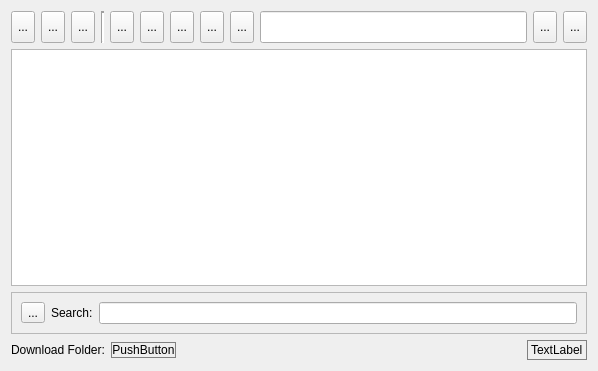
<?xml version="1.0" encoding="UTF-8"?>
<ui version="4.0">
 <class>filebrowser</class>
 <widget class="QWidget" name="filebrowser">
  <property name="geometry">
   <rect>
    <x>0</x>
    <y>0</y>
    <width>598</width>
    <height>371</height>
   </rect>
  </property>
  <property name="windowTitle">
   <string>Dialog</string>
  </property>
  <layout class="QVBoxLayout" name="verticalLayout_3">
   <item>
    <layout class="QHBoxLayout" name="horizontalLayout_4">
     <item>
      <widget class="QToolButton" name="upButton">
       <property name="minimumSize">
        <size>
         <width>0</width>
         <height>32</height>
        </size>
       </property>
       <property name="maximumSize">
        <size>
         <width>16777215</width>
         <height>32</height>
        </size>
       </property>
       <property name="text">
        <string notr="true">...</string>
       </property>
       <property name="iconSize">
        <size>
         <width>24</width>
         <height>24</height>
        </size>
       </property>
       <property name="pytsonicon" stdset="0">
        <string notr="true">FILE_UP</string>
       </property>
      </widget>
     </item>
     <item>
      <widget class="QToolButton" name="homeButton">
       <property name="minimumSize">
        <size>
         <width>0</width>
         <height>32</height>
        </size>
       </property>
       <property name="maximumSize">
        <size>
         <width>16777215</width>
         <height>32</height>
        </size>
       </property>
       <property name="text">
        <string notr="true">...</string>
       </property>
       <property name="iconSize">
        <size>
         <width>24</width>
         <height>24</height>
        </size>
       </property>
       <property name="pytsonicon" stdset="0">
        <string notr="true">FILE_HOME</string>
       </property>
      </widget>
     </item>
     <item>
      <widget class="QToolButton" name="refreshButton">
       <property name="minimumSize">
        <size>
         <width>0</width>
         <height>32</height>
        </size>
       </property>
       <property name="maximumSize">
        <size>
         <width>16777215</width>
         <height>32</height>
        </size>
       </property>
       <property name="text">
        <string notr="true">...</string>
       </property>
       <property name="iconSize">
        <size>
         <width>24</width>
         <height>24</height>
        </size>
       </property>
       <property name="pytsonicon" stdset="0">
        <string notr="true">FILE_REFRESH</string>
       </property>
      </widget>
     </item>
     <item>
      <widget class="Line" name="line">
       <property name="minimumSize">
        <size>
         <width>0</width>
         <height>32</height>
        </size>
       </property>
       <property name="maximumSize">
        <size>
         <width>16777215</width>
         <height>32</height>
        </size>
       </property>
       <property name="frameShadow">
        <enum>QFrame::Sunken</enum>
       </property>
       <property name="lineWidth">
        <number>2</number>
       </property>
       <property name="orientation">
        <enum>Qt::Vertical</enum>
       </property>
      </widget>
     </item>
     <item>
      <widget class="QToolButton" name="uploadButton">
       <property name="minimumSize">
        <size>
         <width>0</width>
         <height>32</height>
        </size>
       </property>
       <property name="maximumSize">
        <size>
         <width>16777215</width>
         <height>32</height>
        </size>
       </property>
       <property name="text">
        <string notr="true">...</string>
       </property>
       <property name="iconSize">
        <size>
         <width>24</width>
         <height>24</height>
        </size>
       </property>
       <property name="pytsonicon" stdset="0">
        <string notr="true">UPLOAD</string>
       </property>
      </widget>
     </item>
     <item>
      <widget class="QToolButton" name="downloadButton">
       <property name="minimumSize">
        <size>
         <width>0</width>
         <height>32</height>
        </size>
       </property>
       <property name="maximumSize">
        <size>
         <width>16777215</width>
         <height>32</height>
        </size>
       </property>
       <property name="text">
        <string notr="true">...</string>
       </property>
       <property name="iconSize">
        <size>
         <width>24</width>
         <height>24</height>
        </size>
       </property>
       <property name="pytsonicon" stdset="0">
        <string notr="true">DOWNLOAD</string>
       </property>
      </widget>
     </item>
     <item>
      <widget class="QToolButton" name="directoryButton">
       <property name="minimumSize">
        <size>
         <width>0</width>
         <height>32</height>
        </size>
       </property>
       <property name="maximumSize">
        <size>
         <width>16777215</width>
         <height>32</height>
        </size>
       </property>
       <property name="text">
        <string notr="true">...</string>
       </property>
       <property name="icon">
        <iconset theme="folder-new">
         <normaloff>.</normaloff>.</iconset>
       </property>
       <property name="iconSize">
        <size>
         <width>24</width>
         <height>24</height>
        </size>
       </property>
      </widget>
     </item>
     <item>
      <widget class="QToolButton" name="deleteButton">
       <property name="minimumSize">
        <size>
         <width>0</width>
         <height>32</height>
        </size>
       </property>
       <property name="maximumSize">
        <size>
         <width>16777215</width>
         <height>32</height>
        </size>
       </property>
       <property name="text">
        <string notr="true">...</string>
       </property>
       <property name="iconSize">
        <size>
         <width>24</width>
         <height>24</height>
        </size>
       </property>
       <property name="pytsonicon" stdset="0">
        <string notr="true">DELETE</string>
       </property>
      </widget>
     </item>
     <item>
      <widget class="QToolButton" name="filterButton">
       <property name="minimumSize">
        <size>
         <width>0</width>
         <height>32</height>
        </size>
       </property>
       <property name="maximumSize">
        <size>
         <width>16777215</width>
         <height>32</height>
        </size>
       </property>
       <property name="text">
        <string notr="true">...</string>
       </property>
       <property name="iconSize">
        <size>
         <width>24</width>
         <height>24</height>
        </size>
       </property>
       <property name="pytsonicon" stdset="0">
        <string notr="true">FIND</string>
       </property>
      </widget>
     </item>
     <item>
      <widget class="QLineEdit" name="pathEdit">
       <property name="minimumSize">
        <size>
         <width>90</width>
         <height>32</height>
        </size>
       </property>
       <property name="maximumSize">
        <size>
         <width>16777215</width>
         <height>32</height>
        </size>
       </property>
       <property name="text">
        <string notr="true"/>
       </property>
      </widget>
     </item>
     <item>
      <widget class="QWidget" name="widget" native="true">
       <property name="minimumSize">
        <size>
         <width>0</width>
         <height>32</height>
        </size>
       </property>
       <layout class="QHBoxLayout" name="horizontalLayout_2">
        <property name="leftMargin">
         <number>0</number>
        </property>
        <property name="topMargin">
         <number>0</number>
        </property>
        <property name="rightMargin">
         <number>0</number>
        </property>
        <property name="bottomMargin">
         <number>0</number>
        </property>
        <item>
         <widget class="QToolButton" name="iconButton">
          <property name="minimumSize">
           <size>
            <width>0</width>
            <height>32</height>
           </size>
          </property>
          <property name="maximumSize">
           <size>
            <width>16777215</width>
            <height>32</height>
           </size>
          </property>
          <property name="text">
           <string notr="true">...</string>
          </property>
          <property name="iconSize">
           <size>
            <width>24</width>
            <height>24</height>
           </size>
          </property>
          <property name="checkable">
           <bool>true</bool>
          </property>
          <property name="autoExclusive">
           <bool>true</bool>
          </property>
          <property name="pytsonicon" stdset="0">
           <string notr="true">ICONSVIEW</string>
          </property>
         </widget>
        </item>
        <item>
         <widget class="QToolButton" name="detailedButton">
          <property name="minimumSize">
           <size>
            <width>0</width>
            <height>32</height>
           </size>
          </property>
          <property name="maximumSize">
           <size>
            <width>16777215</width>
            <height>32</height>
           </size>
          </property>
          <property name="text">
           <string notr="true">...</string>
          </property>
          <property name="iconSize">
           <size>
            <width>24</width>
            <height>24</height>
           </size>
          </property>
          <property name="checkable">
           <bool>true</bool>
          </property>
          <property name="autoExclusive">
           <bool>true</bool>
          </property>
          <property name="pytsonicon" stdset="0">
           <string notr="true">LISTVIEW</string>
          </property>
         </widget>
        </item>
       </layout>
      </widget>
     </item>
    </layout>
   </item>
   <item>
    <widget class="QStackedWidget" name="stack">
     <property name="currentIndex">
      <number>0</number>
     </property>
     <widget class="QWidget" name="listPage">
      <layout class="QVBoxLayout" name="verticalLayout_2">
       <property name="leftMargin">
        <number>0</number>
       </property>
       <property name="topMargin">
        <number>0</number>
       </property>
       <property name="rightMargin">
        <number>0</number>
       </property>
       <property name="bottomMargin">
        <number>0</number>
       </property>
       <item>
        <widget class="QListView" name="list">
         <property name="contextMenuPolicy">
          <enum>Qt::CustomContextMenu</enum>
         </property>
         <property name="selectionMode">
          <enum>QAbstractItemView::ExtendedSelection</enum>
         </property>
         <property name="resizeMode">
          <enum>QListView::Adjust</enum>
         </property>
         <property name="viewMode">
          <enum>QListView::IconMode</enum>
         </property>
         <property name="uniformItemSizes">
          <bool>true</bool>
         </property>
         <property name="wordWrap">
          <bool>false</bool>
         </property>
        </widget>
       </item>
      </layout>
     </widget>
     <widget class="QWidget" name="tablePage">
      <layout class="QVBoxLayout" name="verticalLayout">
       <property name="leftMargin">
        <number>0</number>
       </property>
       <property name="topMargin">
        <number>0</number>
       </property>
       <property name="rightMargin">
        <number>0</number>
       </property>
       <property name="bottomMargin">
        <number>0</number>
       </property>
       <item>
        <widget class="QTableView" name="table">
         <property name="contextMenuPolicy">
          <enum>Qt::CustomContextMenu</enum>
         </property>
         <property name="selectionBehavior">
          <enum>QAbstractItemView::SelectRows</enum>
         </property>
         <property name="showGrid">
          <bool>false</bool>
         </property>
         <property name="sortingEnabled">
          <bool>true</bool>
         </property>
         <attribute name="horizontalHeaderShowSortIndicator" stdset="0">
          <bool>true</bool>
         </attribute>
         <attribute name="verticalHeaderVisible">
          <bool>false</bool>
         </attribute>
        </widget>
       </item>
      </layout>
     </widget>
    </widget>
   </item>
   <item>
    <widget class="QFrame" name="filterFrame">
     <property name="frameShape">
      <enum>QFrame::StyledPanel</enum>
     </property>
     <property name="frameShadow">
      <enum>QFrame::Raised</enum>
     </property>
     <layout class="QHBoxLayout" name="horizontalLayout_3">
      <item>
       <widget class="QToolButton" name="clearButton">
        <property name="text">
         <string>...</string>
        </property>
        <property name="pytsonicon" stdset="0">
         <string notr="true">FILTER_CLEAR</string>
        </property>
       </widget>
      </item>
      <item>
       <widget class="QLabel" name="label_2">
        <property name="text">
         <string>Search:</string>
        </property>
       </widget>
      </item>
      <item>
       <widget class="QLineEdit" name="filterEdit"/>
      </item>
     </layout>
    </widget>
   </item>
   <item>
    <layout class="QHBoxLayout" name="horizontalLayout">
     <item>
      <widget class="QLabel" name="downloaddirLabel">
       <property name="text">
        <string>Download Folder:</string>
       </property>
      </widget>
     </item>
     <item>
      <widget class="QPushButton" name="downloaddirButton">
       <property name="cursor">
        <cursorShape>PointingHandCursor</cursorShape>
       </property>
       <property name="styleSheet">
        <string notr="true">border: 1px solid grey;</string>
       </property>
       <property name="text">
        <string notr="true">PushButton</string>
       </property>
       <property name="autoDefault">
        <bool>false</bool>
       </property>
       <property name="flat">
        <bool>true</bool>
       </property>
      </widget>
     </item>
     <item>
      <spacer name="horizontalSpacer">
       <property name="orientation">
        <enum>Qt::Horizontal</enum>
       </property>
       <property name="sizeHint" stdset="0">
        <size>
         <width>40</width>
         <height>20</height>
        </size>
       </property>
      </spacer>
     </item>
     <item>
      <widget class="QLabel" name="filecountLabel">
       <property name="styleSheet">
        <string notr="true">border: 1px solid grey;</string>
       </property>
       <property name="text">
        <string notr="true">TextLabel</string>
       </property>
      </widget>
     </item>
    </layout>
   </item>
  </layout>
 </widget>
 <resources/>
 <connections/>
</ui>
